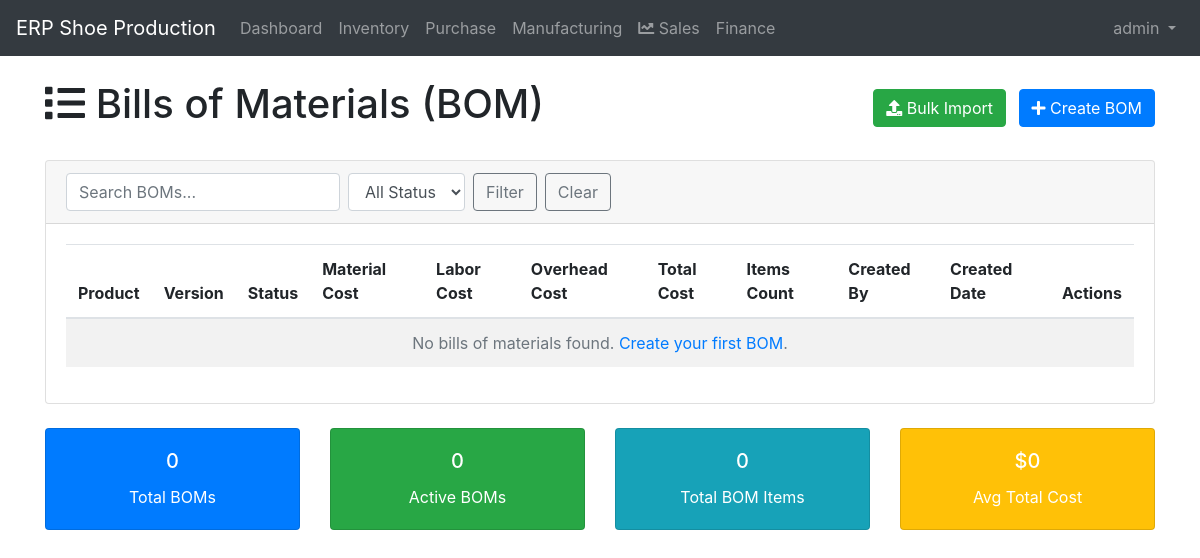
The app's page /manufacturing/boms/ (signed in), older data.
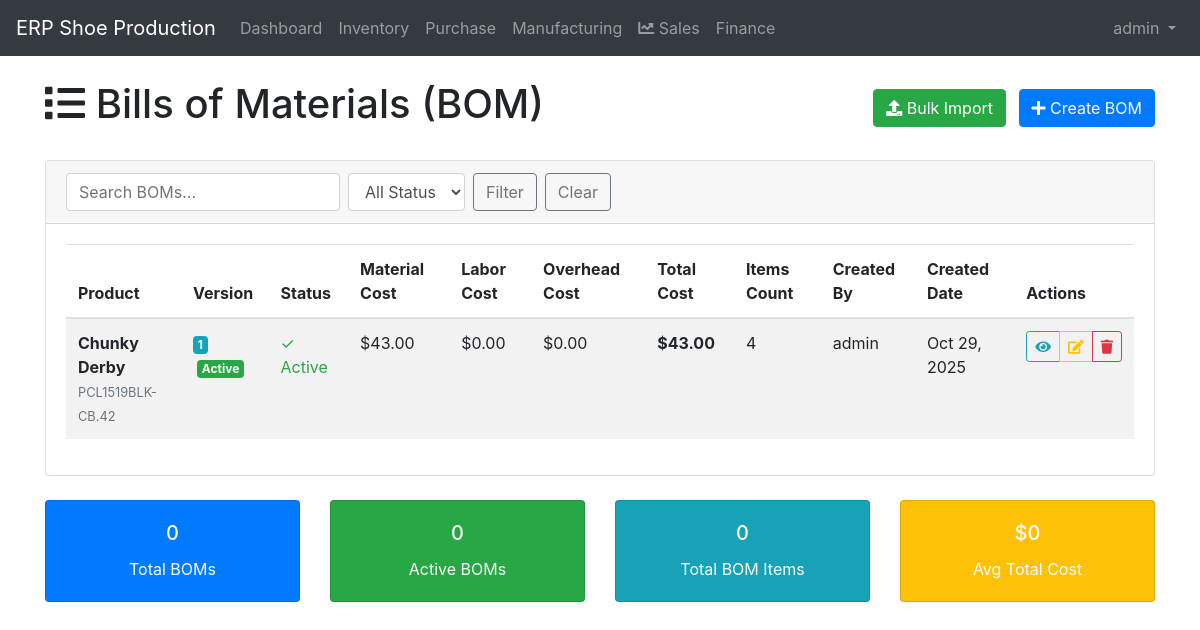
The same page, newer data.
### manufacturing/models.py (models this page shows, shortened)
class BillOfMaterials(models.Model):
    product = models.OneToOneField(FinishedProduct, on_delete=models.CASCADE, related_name='bill_of_materials')
    version = models.CharField(max_length=10, default='1.0', help_text="BOM version")
    is_active = models.BooleanField(default=True, help_text="Whether this BOM version is active")
    total_cost = models.DecimalField(max_digits=12, decimal_places=2, default=0, help_text="Total material cost")
    labor_cost = models.DecimalField(max_digits=10, decimal_places=2, default=0, help_text="Estimated labor cost")
    overhead_cost = models.DecimalField(max_digits=10, decimal_places=2, default=0, help_text="Overhead cost")
    created_by = models.ForeignKey(User, on_delete=models.CASCADE, related_name='created_boms')
    created_at = models.DateTimeField(auto_now_add=True)
    updated_at = models.DateTimeField(auto_now=True)
    class Meta:
        ordering = ['-version']
        verbose_name = 'Bill of Materials'
        verbose_name_plural = 'Bills of Materials'

### inventory/models.py (models this page shows, shortened)
class FinishedProduct(models.Model):
    SIZE_CHOICES = [
        ('35', '35'),
        ('36', '36'),
        ('37', '37'),
        ('38', '38'),
        ('39', '39'),
        ('40', '40'),
        ('41', '41'),
        ('42', '42'),
        ('43', '43'),
        ('44', '44'),
        ('45', '45'),
    ]
    COLOR_CHOICES = [
        ('black', 'Black'),
        ('white', 'White'),
        ('brown', 'Brown'),
        ('blue', 'Blue'),
        ('red', 'Red'),
        ('green', 'Green'),
        ('yellow', 'Yellow'),
        ('gray', 'Gray'),
        ('navy', 'Navy'),
        ('beige', 'Beige'),
        ('sands', 'Sands'),
    ]
    code = models.CharField(max_length=20, unique=True)
    name = models.CharField(max_length=200)
    category = models.ForeignKey(ProductCategory, on_delete=models.CASCADE)
    size = models.CharField(max_length=10, choices=SIZE_CHOICES)
    color = models.CharField(max_length=20, choices=COLOR_CHOICES)
    description = models.TextField(blank=True)
    current_stock = models.IntegerField(default=0)
    minimum_stock = models.IntegerField(default=0)
    unit_price = models.DecimalField(max_digits=10, decimal_places=2, default=0)
    is_active = models.BooleanField(default=True)
    created_at = models.DateTimeField(auto_now_add=True)
    updated_at = models.DateTimeField(auto_now=True)

### manufacturing/views.py (the view)
# urls.py: path('boms/', views.bill_of_materials_list, name='bill_of_materials_list'),
@login_required
def bill_of_materials_list(request):
    boms = BillOfMaterials.objects.select_related('product', 'created_by').filter(is_active=True).order_by('-created_at')
    paginator = Paginator(boms, 10)
    page_number = request.GET.get('page')
    page_obj = paginator.get_page(page_number)
    context = {
        'page_obj': page_obj,
        'title': 'Bills of Materials'
    }
    return render(request, 'manufacturing/bom_list.html', context)

### templates/manufacturing/bom_list.html (shortened to what the changed rows need)
{% extends 'base.html' %}
{% load bootstrap4 %}
{% block content %}
<div class="row">
    <div class="col-12">
        <div class="d-flex justify-content-between align-items-center mb-4">
            <h1><i class="fas fa-list"></i> Bills of Materials (BOM)</h1>
        </div>
    </div>
</div>
<div class="row">
    <div class="col-12">
        <div class="card">
            <div class="card-body">
                <div class="table-responsive">
                    <table class="table table-striped">
                        <thead>
                            <tr>
                                <th>Product</th>
                                <th>Version</th>
                                <th>Status</th>
                                <th>Material Cost</th>
                                <th>Labor Cost</th>
                                <th>Overhead Cost</th>
                                <th>Total Cost</th>
                                <th>Items Count</th>
                                <th>Created By</th>
                                <th>Created Date</th>
                                <th>Actions</th>
                            </tr>
                        </thead>
                        <tbody>
                            {% for bom in page_obj %}
                            <tr>
                                <td>
                                    <strong>{{ bom.product.name }}</strong>
                                    <br><small class="text-muted">{{ bom.product.code }}</small>
                                </td>
                                <td>
                                    <span class="badge badge-info">{{ bom.version }}</span>
                                    {% if bom.is_active %}
                                        <span class="badge badge-success ml-1">Active</span>
                                    {% else %}
                                        <span class="badge badge-secondary ml-1">Inactive</span>
                                    {% endif %}
                                </td>
                                <td>
                                    {% if bom.is_active %}
                                        <span class="text-success">✓ Active</span>
                                    {% else %}
                                        <span class="text-muted">Inactive</span>
                                    {% endif %}
                                </td>
                                <td>${{ bom.total_cost|floatformat:2 }}</td>
                                <td>${{ bom.labor_cost|floatformat:2 }}</td>
                                <td>${{ bom.overhead_cost|floatformat:2 }}</td>
                                <td>
                                    <strong>${{ bom.total_cost|add:bom.labor_cost|add:bom.overhead_cost|floatformat:2 }}</strong>
                                </td>
                                <td>{{ bom.items.count }}</td>
                                <td>{{ bom.created_by.get_full_name|default:bom.created_by.username }}</td>
                                <td>{{ bom.created_at|date:"M d, Y" }}</td>
                                <td>
                                    <div class="btn-group" role="group">
                                        <a href="{% url 'bill_of_materials_detail' bom.pk %}" class="btn btn-sm btn-outline-info" title="View Details">
                                            <i class="fas fa-eye"></i>
                                        </a>
                                        <a href="{% url 'bill_of_materials_update' bom.pk %}" class="btn btn-sm btn-outline-warning" title="Edit">
                                            <i class="fas fa-edit"></i>
                                        </a>
                                        <a href="{% url 'bill_of_materials_delete' bom.pk %}" class="btn btn-sm btn-outline-danger" title="Delete" onclick="return confirm('Are you sure you want to delete this BOM?')">
                                            <i class="fas fa-trash"></i>
                                        </a>
                                    </div>
                                </td>
                            </tr>
                            {% empty %}
                            <tr>
                                <td colspan="11" class="text-center text-muted">
                                    No bills of materials found. <a href="{% url 'bill_of_materials_create' %}">Create your first BOM</a>.
                                </td>
                            </tr>
                            {% endfor %}
                        </tbody>
                    </table>
                </div>
            </div>
        </div>
    </div>
</div>
{% endblock %}

Row changes from the older to the newer data that the page shows:
added BillOfMaterials: product.name "Chunky Derby", product.code "PCL1519BLK-CB.42", version "1", is_active "Active", total_cost "43.00", labor_cost "0.00", overhead_cost "0.00", total_cost|add "43.00", items.count "4", created_by.get_full_name "admin", created_at "Oct 29, 2025"
Text that changed along with them:
text no longer shown: "No bills of materials found. Create your first BOM ."
